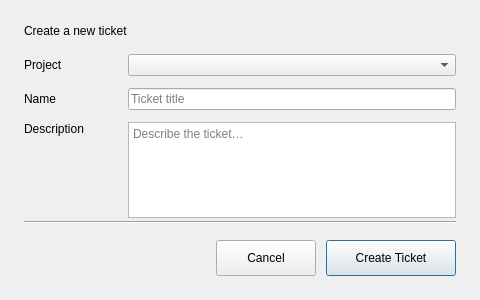
<?xml version="1.0" encoding="UTF-8"?>
<ui version="4.0">
 <class>TicketErstellen</class>
 <widget class="QDialog" name="TicketErstellen">
  <property name="geometry">
   <rect>
    <x>0</x>
    <y>0</y>
    <width>480</width>
    <height>300</height>
   </rect>
  </property>
  <property name="minimumSize">
   <size>
    <width>440</width>
    <height>280</height>
   </size>
  </property>
  <property name="windowTitle">
   <string>Create Ticket</string>
  </property>
  <layout class="QVBoxLayout" name="rootLayout">
   <property name="spacing">
    <number>16</number>
   </property>
   <property name="leftMargin">
    <number>24</number>
   </property>
   <property name="topMargin">
    <number>24</number>
   </property>
   <property name="rightMargin">
    <number>24</number>
   </property>
   <property name="bottomMargin">
    <number>24</number>
   </property>
   <item>
    <widget class="QLabel" name="labelCreateTitle">
     <property name="text">
      <string>Create a new ticket</string>
     </property>
     <property name="role" stdset="0">
      <string>section</string>
     </property>
    </widget>
   </item>
   <item>
    <layout class="QFormLayout" name="formCreate">
     <property name="fieldGrowthPolicy">
      <enum>QFormLayout::FieldGrowthPolicy::AllNonFixedFieldsGrow</enum>
     </property>
     <property name="horizontalSpacing">
      <number>14</number>
     </property>
     <property name="verticalSpacing">
      <number>12</number>
     </property>
     <item row="0" column="0">
      <widget class="QLabel" name="labelProject">
       <property name="minimumSize">
        <size>
         <width>90</width>
         <height>0</height>
        </size>
       </property>
       <property name="text">
        <string>Project</string>
       </property>
       <property name="role" stdset="0">
        <string>field</string>
       </property>
      </widget>
     </item>
     <item row="0" column="1">
      <widget class="QComboBox" name="comboProject"/>
     </item>
     <item row="1" column="0">
      <widget class="QLabel" name="labelName">
       <property name="minimumSize">
        <size>
         <width>90</width>
         <height>0</height>
        </size>
       </property>
       <property name="text">
        <string>Name</string>
       </property>
       <property name="role" stdset="0">
        <string>field</string>
       </property>
      </widget>
     </item>
     <item row="1" column="1">
      <widget class="QLineEdit" name="lineEditName">
       <property name="placeholderText">
        <string>Ticket title</string>
       </property>
      </widget>
     </item>
     <item row="2" column="0">
      <widget class="QLabel" name="labelDescription">
       <property name="minimumSize">
        <size>
         <width>90</width>
         <height>0</height>
        </size>
       </property>
       <property name="text">
        <string>Description</string>
       </property>
       <property name="alignment">
        <set>Qt::AlignmentFlag::AlignLeading|Qt::AlignmentFlag::AlignLeft|Qt::AlignmentFlag::AlignTop</set>
       </property>
       <property name="role" stdset="0">
        <string>field</string>
       </property>
      </widget>
     </item>
     <item row="2" column="1">
      <widget class="QTextEdit" name="textEditDescription">
       <property name="minimumSize">
        <size>
         <width>0</width>
         <height>96</height>
        </size>
       </property>
       <property name="maximumSize">
        <size>
         <width>16777215</width>
         <height>160</height>
        </size>
       </property>
       <property name="placeholderText">
        <string>Describe the ticket…</string>
       </property>
      </widget>
     </item>
    </layout>
   </item>
   <item>
    <spacer name="bottomSpacer">
     <property name="orientation">
      <enum>Qt::Orientation::Vertical</enum>
     </property>
     <property name="sizeHint" stdset="0">
      <size>
       <width>0</width>
       <height>8</height>
      </size>
     </property>
    </spacer>
   </item>
   <item>
    <widget class="Line" name="dividerBottom">
     <property name="orientation">
      <enum>Qt::Orientation::Horizontal</enum>
     </property>
    </widget>
   </item>
   <item>
    <layout class="QHBoxLayout" name="dialogButtons">
     <property name="spacing">
      <number>10</number>
     </property>
     <item>
      <spacer name="dialogButtonsSpacer">
       <property name="orientation">
        <enum>Qt::Orientation::Horizontal</enum>
       </property>
       <property name="sizeHint" stdset="0">
        <size>
         <width>40</width>
         <height>20</height>
        </size>
       </property>
      </spacer>
     </item>
     <item>
      <widget class="QPushButton" name="pushButtonCancel">
       <property name="minimumSize">
        <size>
         <width>100</width>
         <height>36</height>
        </size>
       </property>
       <property name="cursor">
        <cursorShape>PointingHandCursor</cursorShape>
       </property>
       <property name="text">
        <string>Cancel</string>
       </property>
      </widget>
     </item>
     <item>
      <widget class="QPushButton" name="pushButtonCreate">
       <property name="minimumSize">
        <size>
         <width>130</width>
         <height>36</height>
        </size>
       </property>
       <property name="cursor">
        <cursorShape>PointingHandCursor</cursorShape>
       </property>
       <property name="text">
        <string>Create Ticket</string>
       </property>
       <property name="default">
        <bool>true</bool>
       </property>
      </widget>
     </item>
    </layout>
   </item>
  </layout>
 </widget>
 <resources/>
 <connections/>
</ui>
